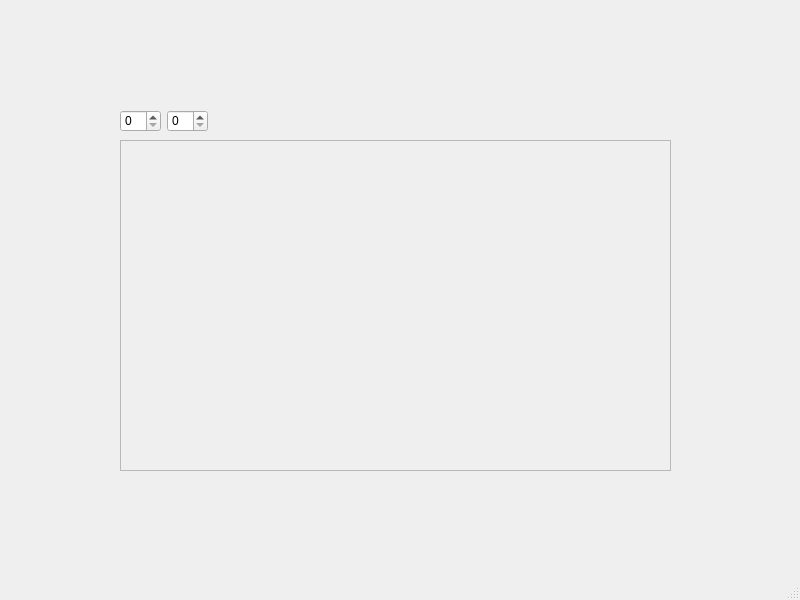
<?xml version="1.0" encoding="UTF-8"?>
<ui version="4.0">
 <class>MainWindow</class>
 <widget class="QMainWindow" name="MainWindow">
  <property name="geometry">
   <rect>
    <x>0</x>
    <y>0</y>
    <width>800</width>
    <height>600</height>
   </rect>
  </property>
  <property name="windowTitle">
   <string>MainWindow</string>
  </property>
  <widget class="QWidget" name="centralwidget">
   <widget class="QScrollArea" name="scrollArea">
    <property name="geometry">
     <rect>
      <x>120</x>
      <y>140</y>
      <width>551</width>
      <height>331</height>
     </rect>
    </property>
    <property name="widgetResizable">
     <bool>true</bool>
    </property>
    <widget class="QWidget" name="scrollAreaWidgetContents">
     <property name="geometry">
      <rect>
       <x>0</x>
       <y>0</y>
       <width>549</width>
       <height>329</height>
      </rect>
     </property>
    </widget>
   </widget>
   <widget class="QWidget" name="">
    <property name="geometry">
     <rect>
      <x>120</x>
      <y>110</y>
      <width>88</width>
      <height>22</height>
     </rect>
    </property>
    <layout class="QHBoxLayout" name="horizontalLayout">
     <item>
      <widget class="QSpinBox" name="spinBox_row"/>
     </item>
     <item>
      <widget class="QSpinBox" name="spinBox_col"/>
     </item>
    </layout>
   </widget>
  </widget>
  <widget class="QMenuBar" name="menubar">
   <property name="geometry">
    <rect>
     <x>0</x>
     <y>0</y>
     <width>800</width>
     <height>23</height>
    </rect>
   </property>
  </widget>
  <widget class="QStatusBar" name="statusbar"/>
 </widget>
 <resources/>
 <connections/>
</ui>
